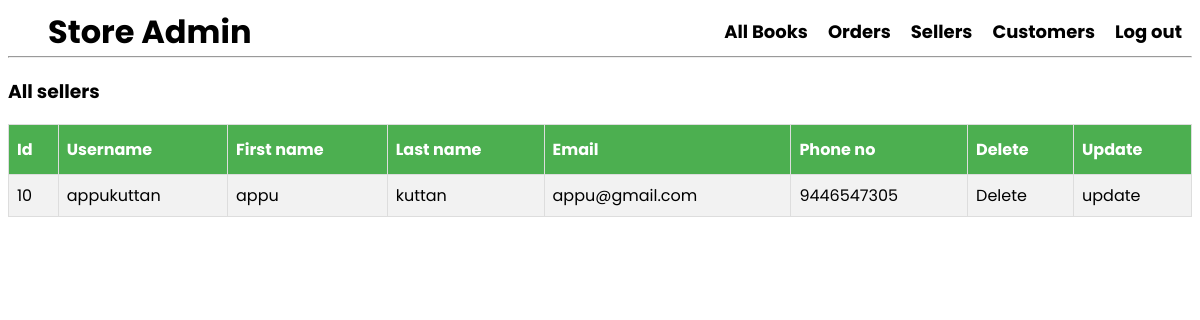
The app's page /admin/sellers.php (signed in), older data.
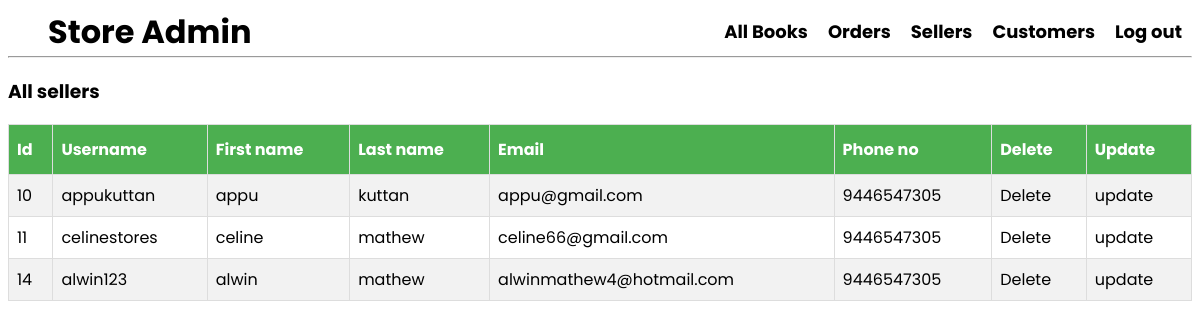
The same page, newer data.
### tables this page shows
CREATE TABLE IF NOT EXISTS `users` (
  `usersId` int NOT NULL AUTO_INCREMENT,
  `username` varchar(128) NOT NULL,
  `fname` varchar(128) NOT NULL,
  `lname` varchar(128) NOT NULL,
  `email` varchar(128) NOT NULL,
  `phoneno` varchar(128) NOT NULL,
  `userpass` varchar(200) NOT NULL,
  `auth` int DEFAULT '2',
  PRIMARY KEY (`usersId`),
  UNIQUE KEY `userpass` (`userpass`)
);

### backend/function.inc.php (called while the page is built, shortened)
<?php
function getBooks($conn,$sql){
  $stmt = mysqli_stmt_init($conn);
  if (!mysqli_stmt_prepare($stmt,$sql)){
    header("location:/seller/seller-dashboard.php?error=stmtfailed");
    exit();
  }
  mysqli_stmt_execute($stmt);
  $resultData = mysqli_stmt_get_result($stmt);
  if(mysqli_num_rows($resultData)>0){
    $result = $resultData;
    return $result;
  }
  else{
    $result = false;
    return $result;
  }
}

### admin/sellers.php (the view, shortened to what this page needs)
<?php
require "../templates/adminnav.php";
require "../backend/dbh.inc.php";
require "../backend/function.inc.php";
?>
  <?php
      $sql="select * from users where auth = 1;";
      $products=getBooks($conn,$sql);
      if($products!==false){
        echo('
        <h3>All  sellers</h3>
        <table id="customers">
        <tr>
          <th>Id</th>
          <th>Username</th>
          <th>First name</th>
          <th>Last name</th>
          <th>Email</th>
          <th>Phone no</th>
          <th>Delete</th>
          <th>Update</th>
        </tr>
        ');
        while($row = mysqli_fetch_assoc($products)){
          echo('
          <tr>
          <td>'.$row['usersId'].'</td>
          <td>'.$row['username'].'</td>
          <td>'.$row['fname'].'</td>
          <td>'.$row['lname'].'</td>
          <td>'.$row['email'].'</td>
          <td>'.$row['phoneno'].'</td>
          <td>Delete</td>
          <td>update</td>
        </tr>
        ');
        }
      }
      else{
          echo('
         <h4>You have no orders :( </h4>
         ');
      }
       ?>
</table>

Row changes from the older to the newer data that the page shows:
added users: usersId "11", username "celinestores", fname "celine", lname "mathew", email "celine66@gmail.com", phoneno "9446547305"
added users: usersId "14", username "alwin123", fname "alwin", lname "mathew", email "alwinmathew4@hotmail.com", phoneno "9446547305"
